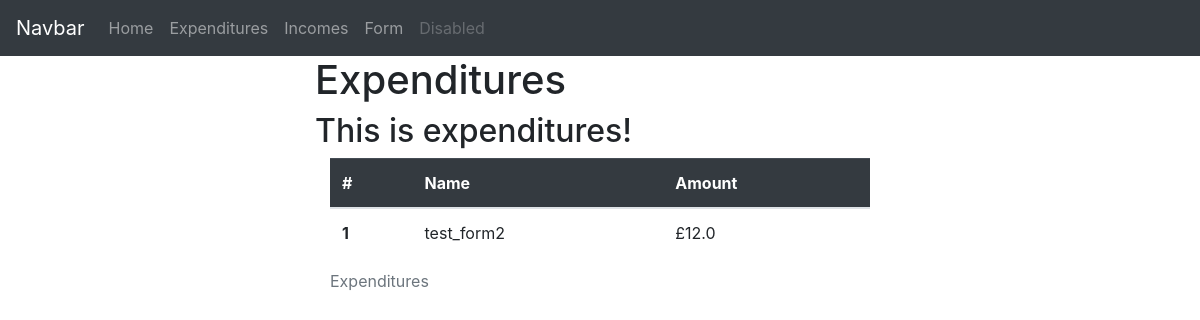
Page /expenditures on the earlier database version.
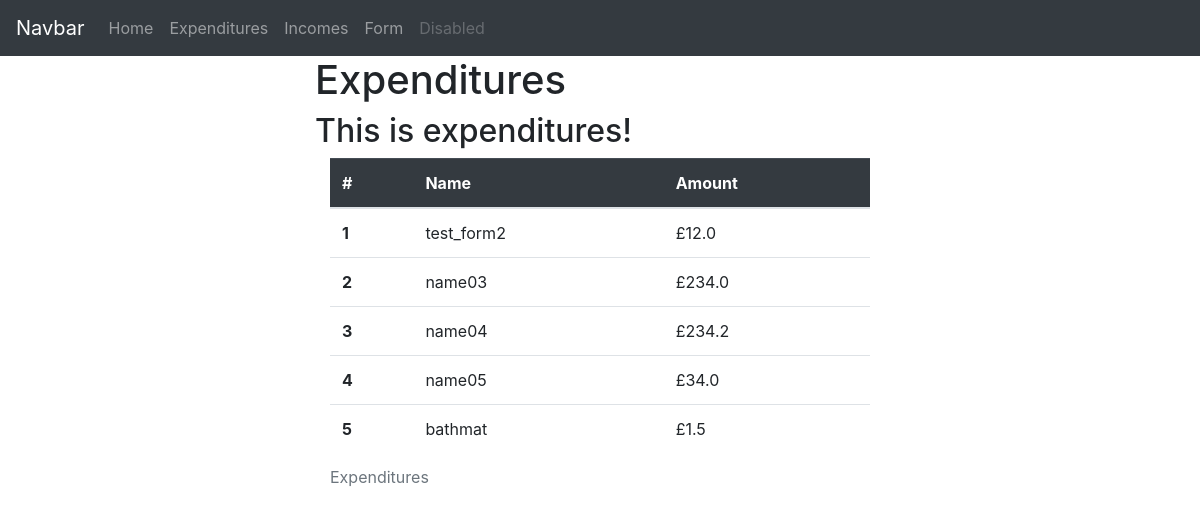
Same page on the later database version.
### app/models.py (models this page shows)
class Expenditure(db.Model):
    id = db.Column(db.Integer, primary_key=True)
    name = db.Column(db.String(500), index=True, unique=True)
    amount = db.Column(db.Float)

### app/views.py (the view)
@app.route('/expenditures', methods =['GET','POST'])
def expenditures():
    with app.app_context():
        expenditures_list=db.session.query(models.Expenditure).all()
    expenditures_count = len(expenditures_list)
    expenditures={'description':'This is expenditures!',
          'expenditure_table':"This should be a table of expenditures"}
    return render_template('expenditures.html', title='Expenditures', expenditures_list = expenditures_list,expenditures=expenditures, expenditures_count=expenditures_count) #this is the base location

### app/templates/expenditures.html
{% extends "base.html" %}]
{%block content%}
<h1>Expenditures</h1>
<h2>{{expenditures.description}}</h2>
<div class="container">
    <table class="table table-hover">
        <caption>Expenditures</caption>
        <thead class="table-dark">
          <tr>
            <th scope="col">#</th>
            <th scope="col">Name</th>
            <th scope="col">Amount</th>
          </tr>
        </thead>
        <tbody>
          {% for x in range(1,expenditures_count+1) %}
          <tr>
            <th scope="row">{{x}}</th>
            <td>{{expenditures_list[x-1].name}}</td>
            <td>£{{expenditures_list[x-1].amount}}</td>
          </tr>
          {% endfor %}
        </tbody>
      </table>
</div>
{%endblock%}

### app/templates/base.html (shortened to what this page needs)
<!DOCTYPE html>
<html lang="en">
  <head>
  <link rel="stylesheet" href="https://stackpath.bootstrapcdn.com/bootstrap/4.2.1/css/bootstrap.min.css">
  </head>
  <body>
    <nav class="navbar navbar-expand-md navbar-dark bg-dark">
      <a class="navbar-brand" href="#">Navbar</a>
      <div class="collapse navbar-collapse" id="navbarSupportedContent">
        <ul class="navbar-nav mr-auto">
          <li class="nav-item"><a class="nav-link" href="/home">Home <span class="sr-only">(current)</span></a></li>
          <li class="nav-item"><a class="nav-link" href="/expenditures">Expenditures</a></li>
          <li class="nav-item"><a class="nav-link" href="/incomes">Incomes</a></li>
          <li class="nav-item"><a class="nav-link" href="/form">Form</a></li>
          <li class="nav-item"><a class="nav-link disabled" href="#">Disabled</a></li>
        </ul>
      </div>
    </nav>
    <div class="container-fluid">
      <div class="row">
        <div class="col-3"></div>
          <div class="col-6 justify-content-center">
            {% block content %}{% endblock %}
          </div>
        </div>
      </div>
  </body>
</html>

Differences in the rows shown:
added Expenditure: name "name03", amount "234.0"
added Expenditure: name "name04", amount "234.2"
added Expenditure: name "name05", amount "34.0"
added Expenditure: name "bathmat", amount "1.5"
Other differences:
new list line: "2 £"
new list line: "3 £"
new list line: "4 £"
new list line: "5 £"
